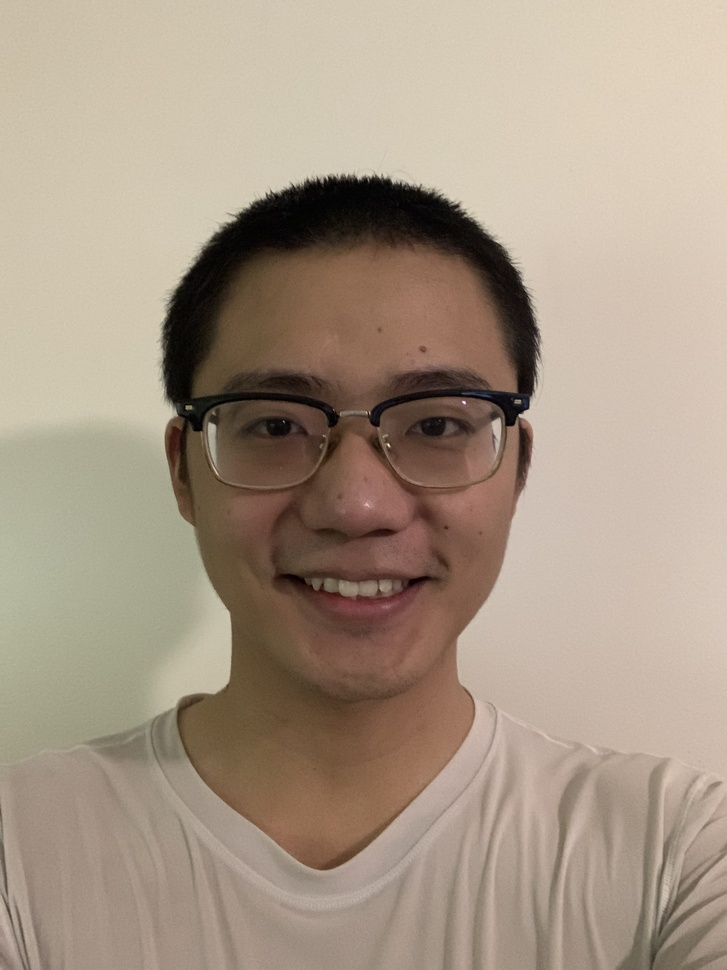
#> input picture images/profile.jpg, 727 x 970 px, shrunk from 2316 x 3088 before the run
$ python light.py
#> lines starting #> are read from the running program, lines starting #| are printed output that depends on the picture
import numpy as np
import matplotlib.pyplot as plt

img = plt.imread("profile.jpg")/255.0
img = img * 1.25
img = np.clip(img, 0.0 ,1.0)
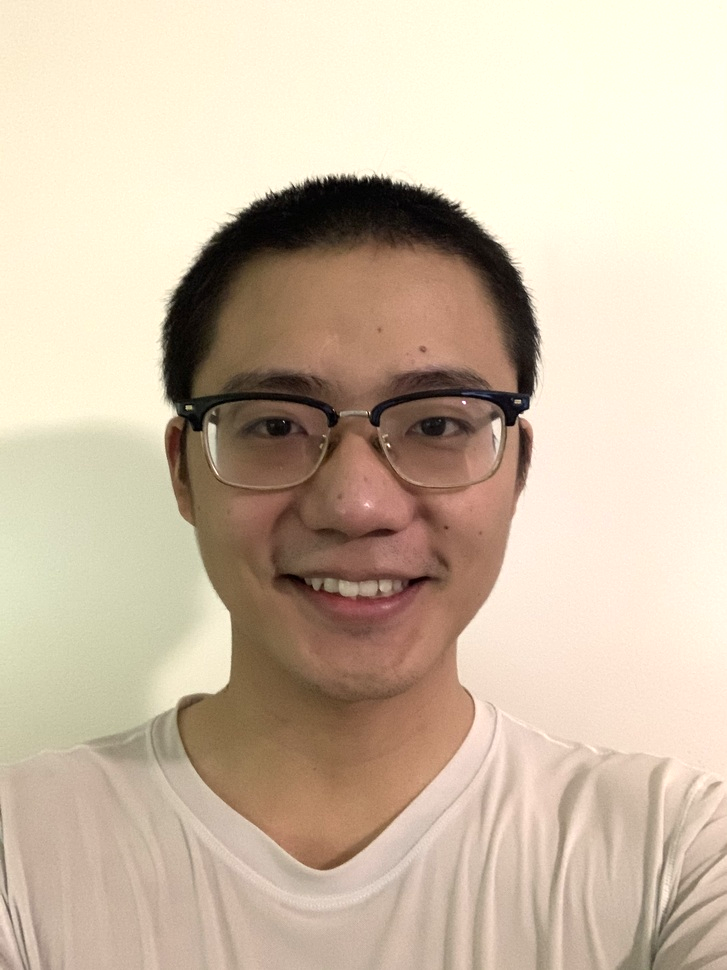
#> img: shape (970, 727, 3) float64; mean R, G, B 0.806, 0.74, 0.657
plt.imsave("profile_light.jpg", img)

$ run again, with images/dl3dv.jpg copied over images/profile.jpg
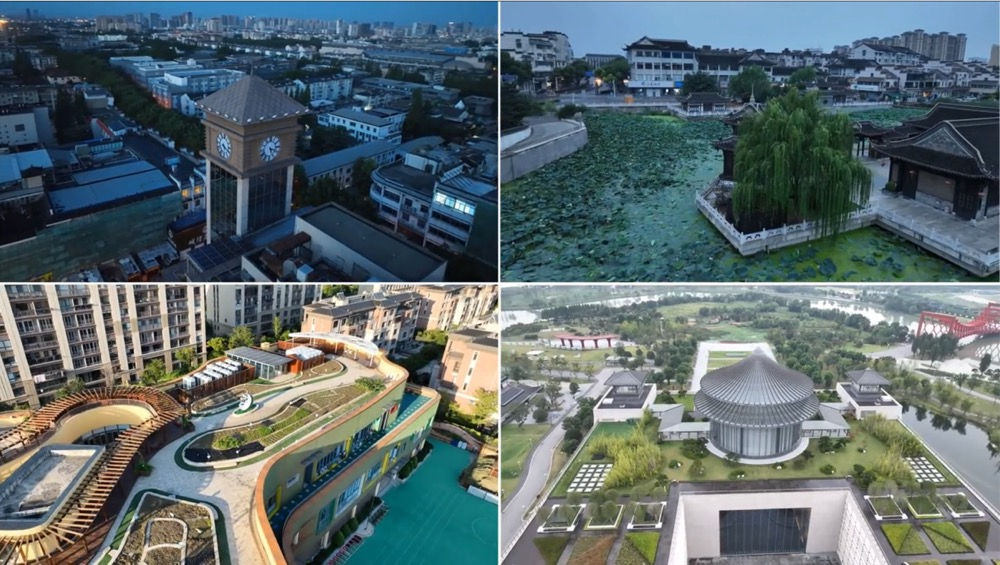
#> input picture images/dl3dv.jpg, 1000 x 565 px
#> `img = np.clip(img, 0.0 ,1.0)`:
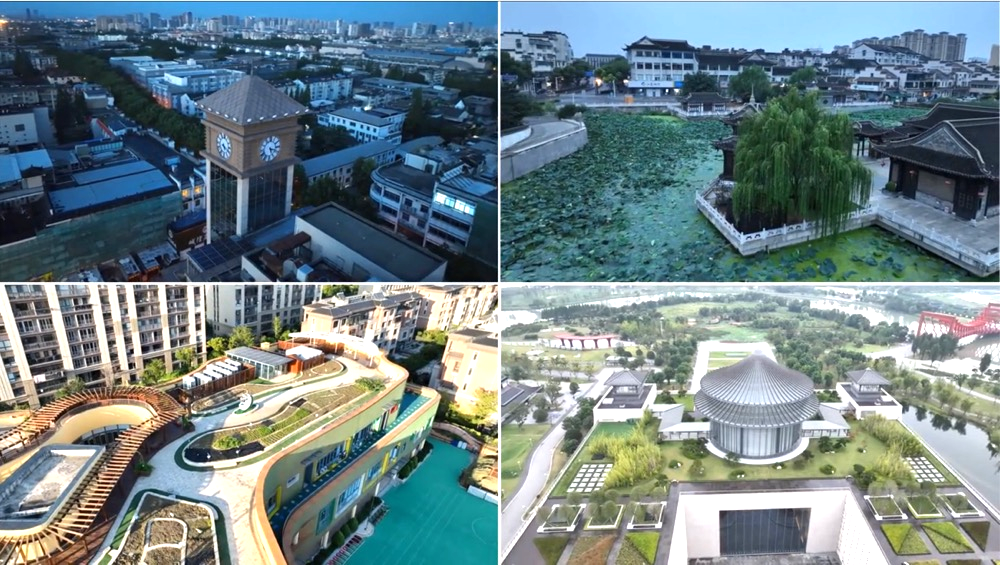
#> img: shape (565, 1000, 3) float64; mean R, G, B 0.441, 0.515, 0.533
